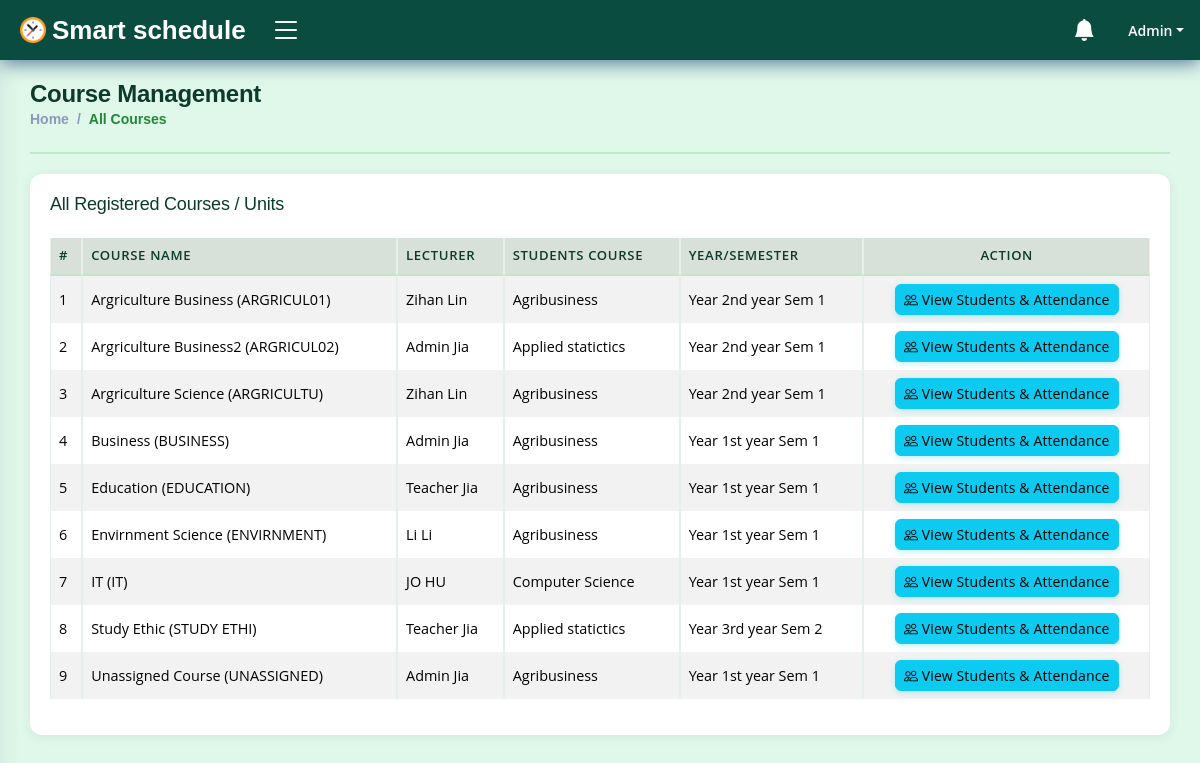
/campus/admin-dashboard/all-courses/ (signed in), run on the app's committed database.
### accounts/models.py (models this page shows, shortened)
class User(AbstractUser):
    REMINDER_TIME_CHOICES = [
        ('60min', '60 minutes before'),
        ('30min', '30 minutes before'),
        ('15min', '15 minutes before'),
        ('instant', 'Instant'),
    ]
    NOTIFICATION_METHOD_CHOICES = [
        ('in_app', 'In-App'),
        ('email', 'Email'),
        ('both', 'Both'),
    ]
    id = models.CharField(max_length=50, primary_key=True, unique=True, editable=False)
    first_name = models.CharField(max_length=15, blank=False)
    last_name = models.CharField(max_length=15, blank=False)
    email = models.EmailField(unique=True)
    gender = models.CharField(max_length=7, blank=False)
    dob = models.DateField(null=True, blank=False, db_column='Date of Birth')
    age = models.PositiveIntegerField(default=0, editable=False)
    mobile_no = PhoneNumberField()
    is_student = models.BooleanField(default=False)
    date_updated = models.DateTimeField(auto_now=True)
    reminder_preference = models.CharField(
        max_length=100,  # Increased length to store multiple values
        default='15min',
        verbose_name='Reminder Times',
        help_text='Select one or more reminder times.'
    )
    notification_method = models.CharField(
        max_length=10,
        choices=NOTIFICATION_METHOD_CHOICES,
        default='in_app',
        verbose_name='Notification Method',
    )
    REQUIRED_FIELDS = ['username']
    USERNAME_FIELD = 'email'
    def __str__(self) -> str:
        return self.username
    @property
    def is_faculty(self):
        return hasattr(self, 'faculty')
    @property
    def is_admin(self):
        return self.is_staff or self.is_superuser or (self.is_faculty and self.faculty.position == 'Admin')
    class Meta:
        ordering = ['username', 'first_name', 'last_name']

class Faculty(models.Model):
    id = models.CharField(max_length=50, primary_key=True, unique=True, editable=False)
    staff = models.OneToOneField(User, on_delete=models.CASCADE, editable=False)
    school = models.CharField(max_length=70, blank=False)
    department = models.CharField(max_length=40, blank=False)
    position = models.CharField(max_length=20, blank=False)
    date_created = models.DateTimeField(auto_now_add=True)
    date_updated = models.DateTimeField(auto_now=True)
    def __str__(self) -> str:
        return f'{self.staff}'
    class Meta:
        ordering = ['staff', 'school']
        verbose_name_plural = 'Faculty records'

### campus/models.py (models this page shows, shortened)
class BookedUnit(models.Model):
    id = models.CharField(max_length=50, primary_key=True, unique=True, editable=False)
    lecturer = models.ForeignKey(Faculty, on_delete=models.CASCADE)
    students_course = models.CharField(max_length=50, blank=False)
    course = models.ForeignKey(Course, on_delete=models.CASCADE)
    year_of_study = models.CharField(max_length=10, blank=False)
    semester = models.CharField(max_length=1, blank=False)
    booking_date = models.DateTimeField(auto_now_add=True)
    date_updated = models.DateTimeField(auto_now=True)
    class Meta:
        ordering = ['course__name', 'lecturer']
        verbose_name_plural = 'Booked units'

class Course(models.Model):
    id = models.CharField(max_length=50, primary_key=True, unique=True, editable=False)
    name = models.CharField(max_length=80, unique=True, blank=False)
    code = models.CharField(max_length=10, unique=True, blank=False)
    description = models.TextField(blank=True, null=True)
    date_created = models.DateTimeField(auto_now_add=True)
    date_updated = models.DateTimeField(auto_now=True)
    class Meta:
        ordering = ['name']
        verbose_name_plural = 'Courses'

### campus/views.py (the view)
# urls.py: path('admin-dashboard/all-courses/', views.AdminAllCoursesView.as_view(), name='admin_all_courses'),
@method_decorator(login_required(login_url='login'), name='get')
@method_decorator(user_passes_test(lambda user: user.is_admin), name='get')
class AdminAllCoursesView(View):
    template_name = 'dashboard/admin/all_courses.html'
    def get(self, request, *args, **kwargs):
        all_units = BookedUnit.objects.all().select_related('lecturer__staff', 'course').exclude(id='').order_by('course__name')
        context = {
            'all_units': all_units,
        }
        return render(request, self.template_name, context)

### campus/processors/context_processors.py (called while the page is built)
def user_notifications(request):
    if request.user.is_authenticated:
        unread_notifications = Notification.objects.filter(recipient=request.user, is_read=False)
        all_notifications = Notification.objects.filter(recipient=request.user)
        context = {
            'unread_notifications': unread_notifications,
            'unread_notifications_count': unread_notifications.count(),
            'all_notifications': all_notifications,
        }
    else:
        context = {
            'unread_notifications': [],
            'unread_notifications_count': 0,
            'all_notifications': [],
        }
    return context

### campus/templates/dashboard/admin/all_courses.html (shortened to what this page needs)
{% extends 'dashboard/faculty/base.html' %}
{% load custom_filters %}
{% block content %}
<main id="main" class="main">
    <div class="pagetitle">
        <h1>Course Management</h1>
        <nav>
            <ol class="breadcrumb">
                <li class="breadcrumb-item"><a href="{% url 'admin_homepage' %}">Home</a></li>
                <li class="breadcrumb-item active">All Courses</li>
            </ol>
        </nav>
    </div>
    <section class="section dashboard">
        <div class="row">
            <div class="col-lg-12">
                <div class="card recent-sales overflow-auto">
                    <div class="card-body">
                        <h5 class="card-title">All Registered Courses / Units</h5>
                        <table class="table table-bordered table-striped">
                            <thead>
                                <tr class="table-active">
                                    <th>#</th>
                                    <th>Course Name</th>
                                    <th>Lecturer</th>
                                    <th>Students Course</th>
                                    <th>Year/Semester</th>
                                    <th class="text-center">Action</th>
                                </tr>
                            </thead>
                            <tbody>
                                {% for unit in all_units %}
                                <tr>
                                    <td>{{ forloop.counter }}</td>
                                    <td>{{ unit.course.name }} ({{ unit.course.code }})</td>
                                    <td>{{ unit.lecturer.staff.first_name }} {{ unit.lecturer.staff.last_name }}</td>
                                    <td>{{ unit.students_course }}</td>
                                    <td>Year {{ unit.year_of_study }} Sem {{ unit.semester }}</td>
                                    <td class="text-center">
                                        <a href="{% url 'view_unit_students' unit.id %}" class="btn btn-sm btn-info">
                                            <i class="bi bi-people"></i> View Students & Attendance
                                        </a>
                                    </td>
                                </tr>
                                {% empty %}
                                <tr>
                                    <td colspan="6" class="text-center">No courses found.</td>
                                </tr>
                                {% endfor %}
                            </tbody>
                        </table>
                    </div>
                </div>
            </div>
        </div>
    </section>
</main>
{% endblock %}

### campus/templates/dashboard/faculty/base.html (shortened to what this page needs)
{% load static %}
{% load custom_filters %}
<!DOCTYPE html>
<html lang="en">
<head>
    <link href="https://cdn.jsdelivr.net/npm/bootstrap@5.3.2/dist/css/bootstrap.min.css" rel="stylesheet">
    <link rel="stylesheet" href="https://cdn.jsdelivr.net/npm/bootstrap-icons@1.11.1/font/bootstrap-icons.css">
    <link href="{% static 'css/styles.css' %}" rel="stylesheet">
    <link href="{% static 'css/custom.css' %}?v=2.0" rel="stylesheet">
    <link rel="stylesheet" href="https://cdn.jsdelivr.net/npm/fullcalendar@5.10.0/main.min.css">
</head>
<body>
    <header id="header" class="header fixed-top d-flex align-items-center">
        <div class="d-flex align-items-center justify-content-between">
            <a href="{% url 'faculty_homepage' %}" class="logo d-flex align-items-center">
                <img src="{% static 'img/logo/logo.png' %}" alt="logo">
                <span class="d-none d-lg-block text-white">Smart schedule</span>
            </a>
            <i class="bi bi-list toggle-sidebar-btn"></i>
        </div>
        <nav class="header-nav ms-auto">
            <ul class="d-flex align-items-center">
                <li class="nav-item dropdown">
                    <a class="nav-link nav-icon" href="#" data-bs-toggle="dropdown">
                        <i class="bi bi-bell-fill"></i>
                    </a>
                </li>
                <li class="nav-item dropdown pe-3">
                    <a class="nav-link nav-profile d-flex align-items-center pe-0" href="" data-bs-toggle="dropdown">
                        <span class="d-none d-md-block dropdown-toggle ps-2">{{ request.user.username }}</span>
                    </a>
                </li>
            </ul>
        </nav>
    </header>
    {% block content %}
    {% endblock %}
</body>
</html>

### static/css/styles.css (style rules this page uses)
:root { scroll-behavior: smooth; }
body { font-family: "Open Sans", sans-serif; background: #e0f8e9; color: #444444; }
a { color: #28a745; text-decoration: none; }
h1, h2, h3, h4, h5, h6 { font-family: "Nunito", sans-serif; }
#main { margin-top: 60px; padding: 20px 30px; transition: all 0.3s; }
.pagetitle { margin-bottom: 10px; }
.pagetitle h1 { font-size: 24px; margin-bottom: 0; font-weight: 600; color: #0c3b2e; }
.card { margin-bottom: 30px; border: none; border-radius: 5px; box-shadow: 0px 0 30px rgba(1, 41, 112, 0.1); }
.card-title { padding: 20px 0 15px 0; font-size: 18px; font-weight: 500; color: #0c3b2e; font-family: "Poppins", sans-serif; }
.card-body { padding: 0 20px 20px 20px; }
.breadcrumb { font-size: 14px; font-family: "Nunito", sans-serif; color: #899bbd; font-weight: 600; }
.breadcrumb a { color: #899bbd; transition: 0.3s; }
.breadcrumb .breadcrumb-item::before { color: #899bbd; }
.breadcrumb .active { color: #218838; font-weight: 600; }
.logo { line-height: 1; }
@media (min-width: 1200px) { .logo { width: 240px; } }
.logo img { max-height: 26px; margin-right: 6px; }
.logo span { font-size: 26px; font-weight: 700; color: #0c3b2e; font-family: "Nunito", sans-serif; }
.header { transition: all 0.5s; z-index: 997; height: 60px; box-shadow: 0px 2px 20px rgba(1, 41, 112, 0.7); background-color: #0a4c3f; padding-left: 20px; }
.header .toggle-sidebar-btn { font-size: 32px; padding-left: 10px; cursor: pointer; color: #fff; }
.header-nav ul { list-style: none; }
.header-nav>ul { margin: 0; padding: 0; }
.header-nav .nav-icon { font-size: 22px; color: #fff; margin-right: 25px; position: relative; }
.header-nav .nav-profile { color: #fff; }
.header-nav .nav-profile span { font-size: 14px; font-weight: 600; }
@media (min-width: 1200px) { #main, #footer { margin-left: 300px; } }
@media (min-width: 1200px) { .toggle-sidebar #main, .toggle-sidebar #footer { margin-left: 0; } }

### static/css/custom.css (style rules this page uses)
#main { animation: fadeSlideIn 0.35s ease both; }
.pagetitle { padding-bottom: 6px; border-bottom: 2px solid rgba(40,167,69,0.18); margin-bottom: 20px !important; }
.pagetitle h1 { letter-spacing: -0.3px; }
.card { border-radius: 12px !important; box-shadow: 0 2px 12px rgba(1,41,112,0.07) !important; transition: box-shadow 0.25s ease, transform 0.25s ease; }
.card-body { border-radius: 12px; }
.card-title { letter-spacing: -0.2px; }
.btn { border-radius: 8px; font-weight: 500; letter-spacing: 0.01em; transition: transform 0.15s ease, box-shadow 0.15s ease, background-color 0.2s ease; }
.btn-sm { border-radius: 6px; }
.btn-info { box-shadow: 0 2px 6px rgba(13,202,240,0.25); }
.table { border-collapse: separate; border-spacing: 0; }
.table thead th { background-color: #f0faf2; color: #0c3b2e; font-weight: 600; font-size: 0.82rem; text-transform: uppercase; letter-spacing: 0.05em; border-bottom: 2px solid #c3e6cb; white-space: nowrap; }
.table tbody tr td { vertical-align: middle; font-size: 0.9rem; }
.table-bordered > :not(caption) > * > * { border-color: #e4f0e8; }
.breadcrumb { background: none; }

### data on the page
User: user.username "Admin"
BookedUnit: course.name "Argriculture Business", course.code "ARGRICUL01", lecturer.staff.first_name "Zihan", lecturer.staff.last_name "Lin", students_course "Agribusiness", year_of_study "2nd year", semester "1"
BookedUnit: course.name "Argriculture Business2", course.code "ARGRICUL02", lecturer.staff.first_name "Admin", lecturer.staff.last_name "Jia", students_course "Applied statictics", year_of_study "2nd year", semester "1"
BookedUnit: course.name "Argriculture Science", course.code "ARGRICULTU", lecturer.staff.first_name "Zihan", lecturer.staff.last_name "Lin", students_course "Agribusiness", year_of_study "2nd year", semester "1"
BookedUnit: course.name "Business", course.code "BUSINESS", lecturer.staff.first_name "Admin", lecturer.staff.last_name "Jia", students_course "Agribusiness", year_of_study "1st year", semester "1"
BookedUnit: course.name "Education", course.code "EDUCATION", lecturer.staff.first_name "Teacher", lecturer.staff.last_name "Jia", students_course "Agribusiness", year_of_study "1st year", semester "1"
BookedUnit: course.name "Envirnment Science", course.code "ENVIRNMENT", lecturer.staff.first_name "Li", lecturer.staff.last_name "Li", students_course "Agribusiness", year_of_study "1st year", semester "1"
BookedUnit: course.name "IT", course.code "IT", lecturer.staff.first_name "JO", lecturer.staff.last_name "HU", students_course "Computer Science", year_of_study "1st year", semester "1"
BookedUnit: course.name "Study Ethic", course.code "STUDY ETHI", lecturer.staff.first_name "Teacher", lecturer.staff.last_name "Jia", students_course "Applied statictics", year_of_study "3rd year", semester "2"
BookedUnit: course.name "Unassigned Course", course.code "UNASSIGNED", lecturer.staff.first_name "Admin", lecturer.staff.last_name "Jia", students_course "Agribusiness", year_of_study "1st year", semester "1"
